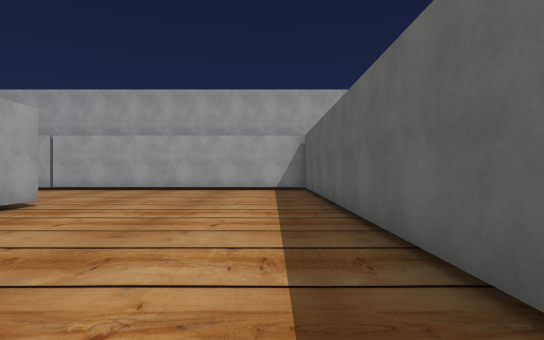
[1] (above)

24 first-person views from a walk through a 3-D level made in the Unity game engine. The camera is 1.4 m above the floor, looks level and sees 80° across. The floor is counted in squares, 2 m on a side. Each view is taken from the middle of a square. On the plan, view 1 faces up. The plan holds only what a view shows up to about 10 squares ahead; the rest is blank. The place goes on beyond the plan. The player character is not drawn. Some surface patterns are stand-ins.

[2]
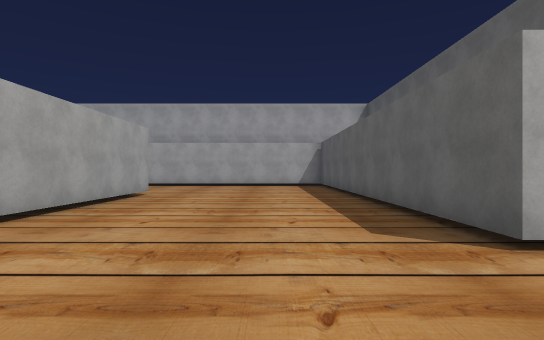

[3]
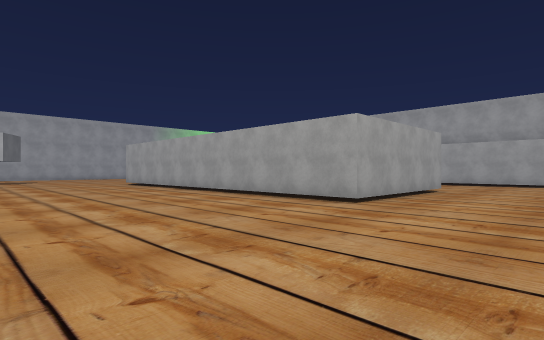

[4]
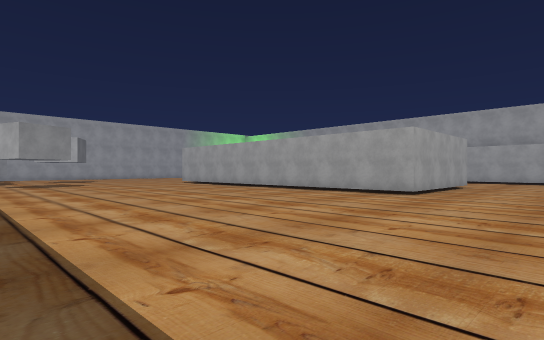

[5]
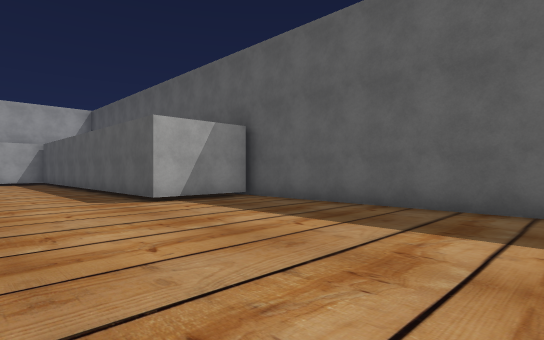

[6]
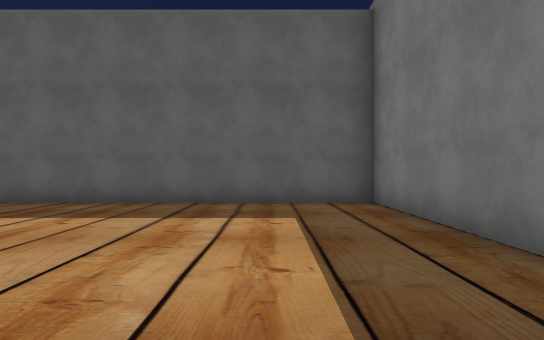

[7]
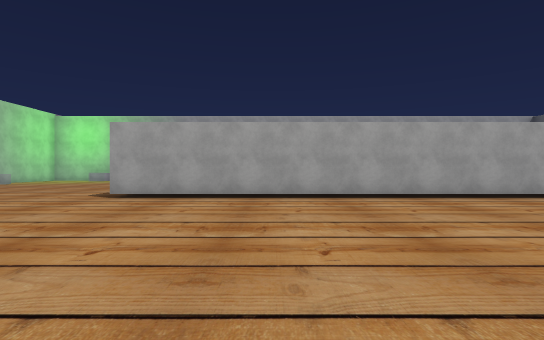

[8]
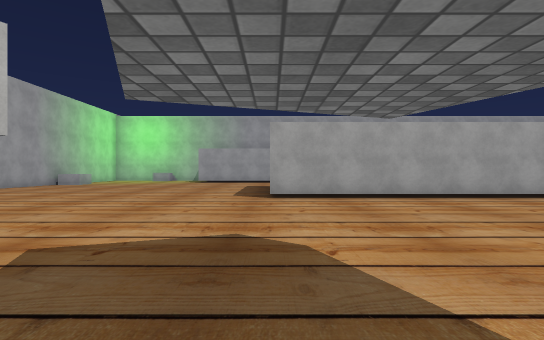

[9]
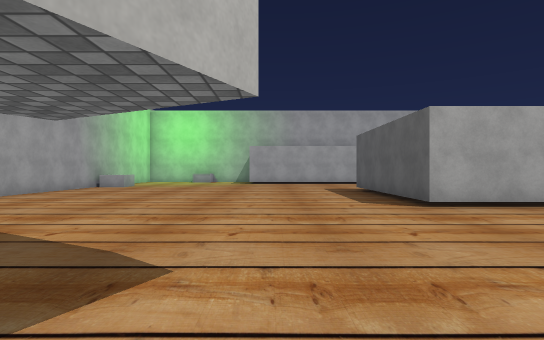

[10]
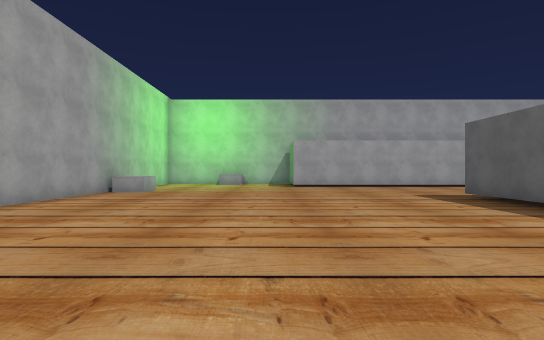

[11]
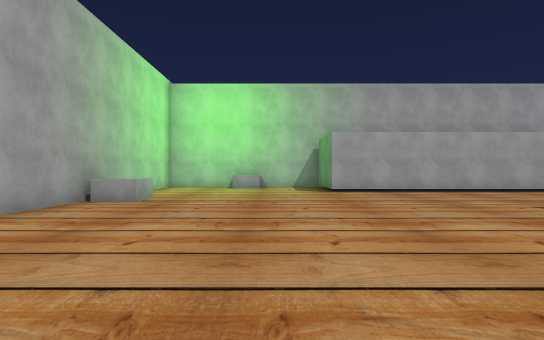

[12]
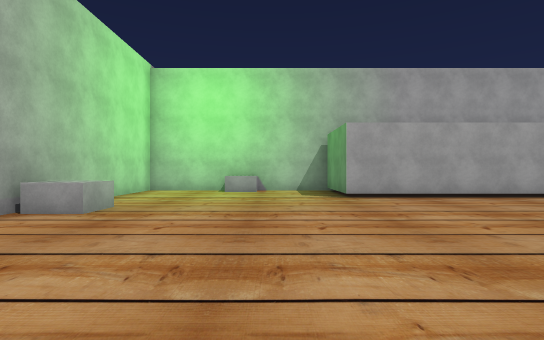

[13]
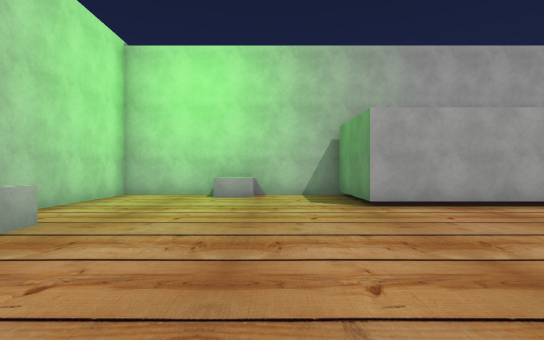

[14]
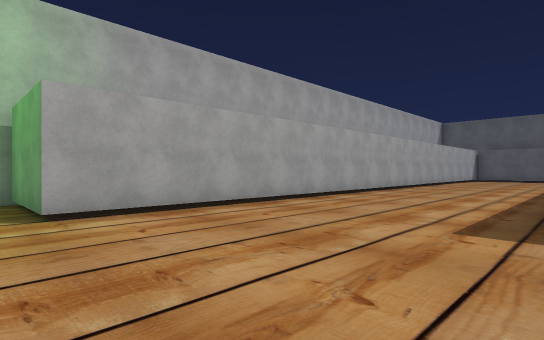

[15]
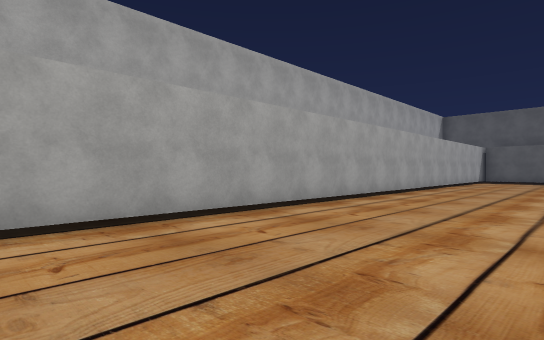

[16]
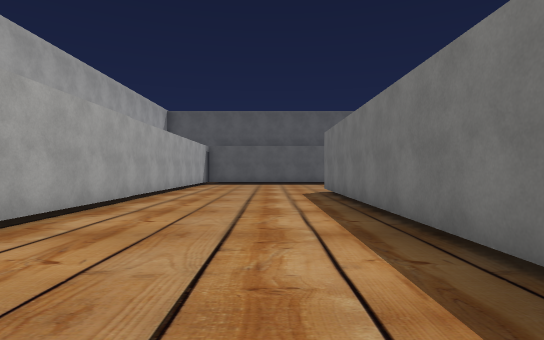

[17]
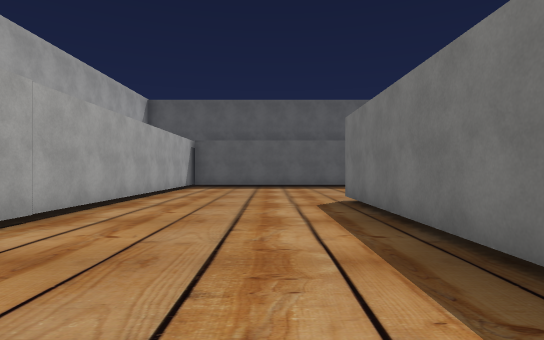

[18]
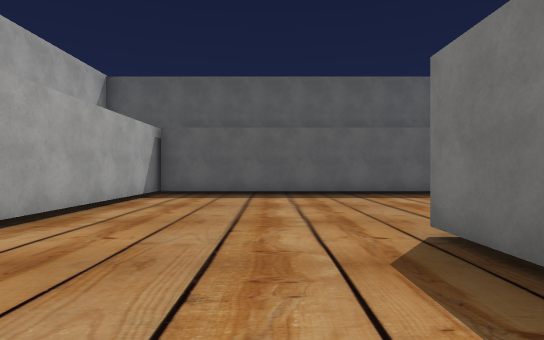

[19]
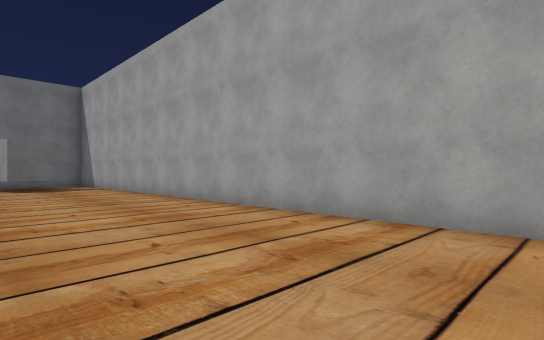

[20]
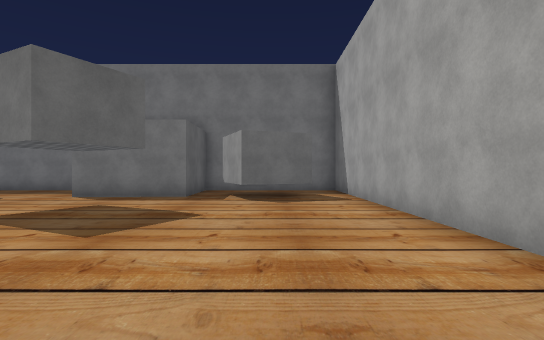

[21]
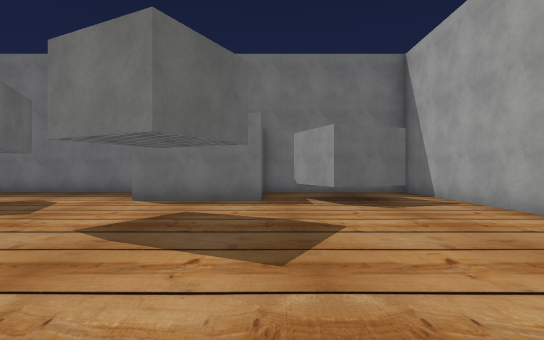

[22]
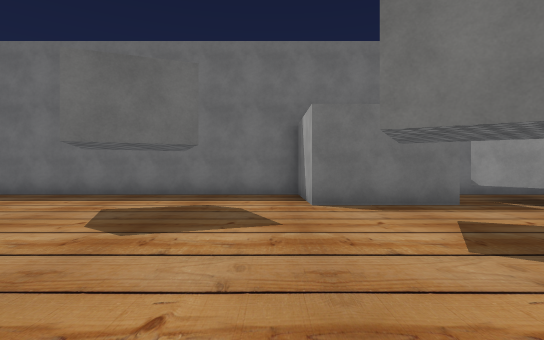

[23]
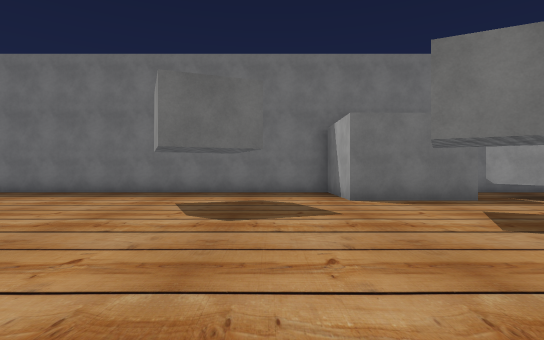

[24]
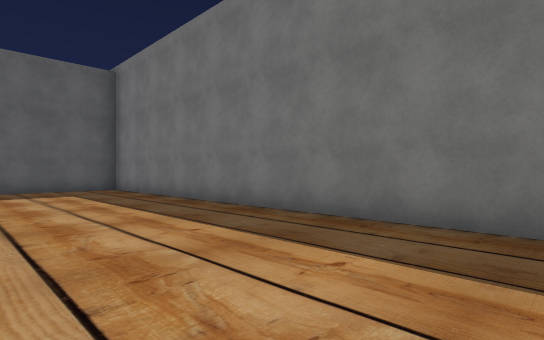

### Floor plan
Points are (right, up) in squares from view 1. A wall is a line through its corners. A room is listed if a view was taken in it or the views show most of it. See-through windows are left out.
Room 1 (views 1, 2, 3, 4, 5, 6, 7, 8, 9, 10, 11, 12, 13, 14, 15, 16, 17, 18, 19, 20, 21, 22, 23, 24)
walls: (-13, 6.3) (-4.5, 6.3) (-4.5, 1.1) (-17, 1.1) (-17, 6.4); (-7.8, -9.2) (4, -9.2) (4, 0.1); (-22.7, -8) (-22.8, -6.5) (-19.8, -6.4) (-19.8, -9.2) (-11.2, -9.2); (-26.1, -6.4) (-24.3, -5.7) (-23.6, -7.4); (3.8, -0.2) (1.1, -0.2) (1.1, 11.1); (1.5, 11.2) (-21.1, 11.2) (-21.1, 14.1) (-27.2, 14.1) (-27.2, -6.5)
ways out: opening at (-27, -6); opening at (-23, -7)
objects: other object (-27, 9) to (-26, 9); other object (-24, 14)

Where each view was taken, in squares from view 1:
view 1: 0 up, 0 right, facing up
view 2: 3 down, 1 left, facing up
view 3: 5 down, 1 left, facing up-left
view 4: 8 down, 1 left, facing up-left
view 5: 7 down, 2 left, facing up-right
view 6: 7 down, 3 left, facing right
view 7: 7 down, 13 left, facing up
view 8: 7 down, 17 left, facing up
view 9: 5 down, 20 left, facing up
view 10: 2 down, 22 left, facing up
view 11: 1 up, 23 left, facing up
view 12: 3 up, 23 left, facing up
view 13: 5 up, 23 left, facing up
view 14: 6 up, 22 left, facing up-right
view 15: 7 up, 19 left, facing up-right
view 16: 8 up, 15 left, facing right
view 17: 8 up, 12 left, facing right
view 18: 8 up, 8 left, facing right
view 19: 7 up, 23 left, facing down-left
view 20: 2 up, 25 left, facing down
view 21: 1 up, 23 left, facing down
view 22: 0 up, 19 left, facing down
view 23: 1 up, 18 left, facing down
view 24: 5 down, 8 left, facing down-right
